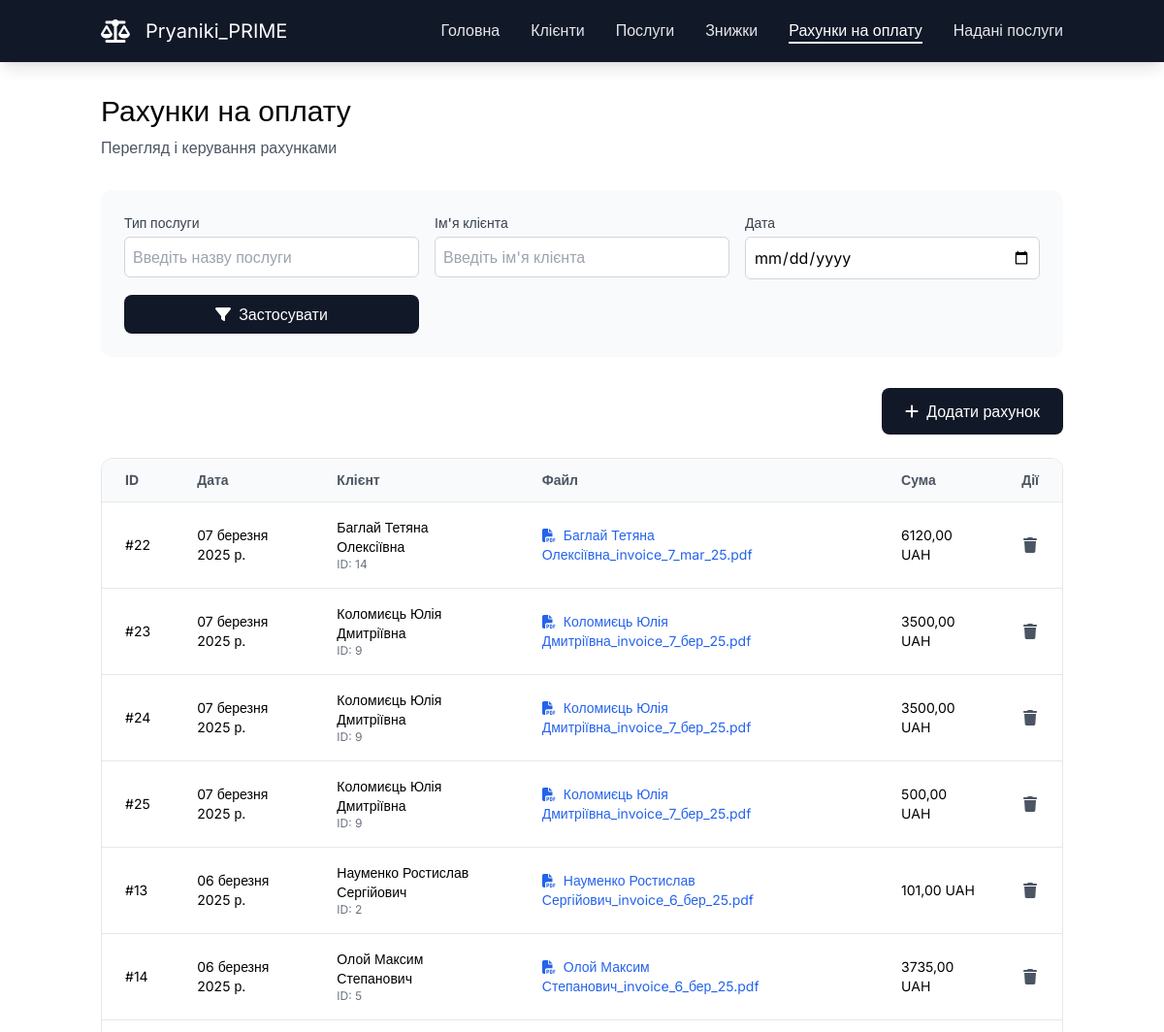
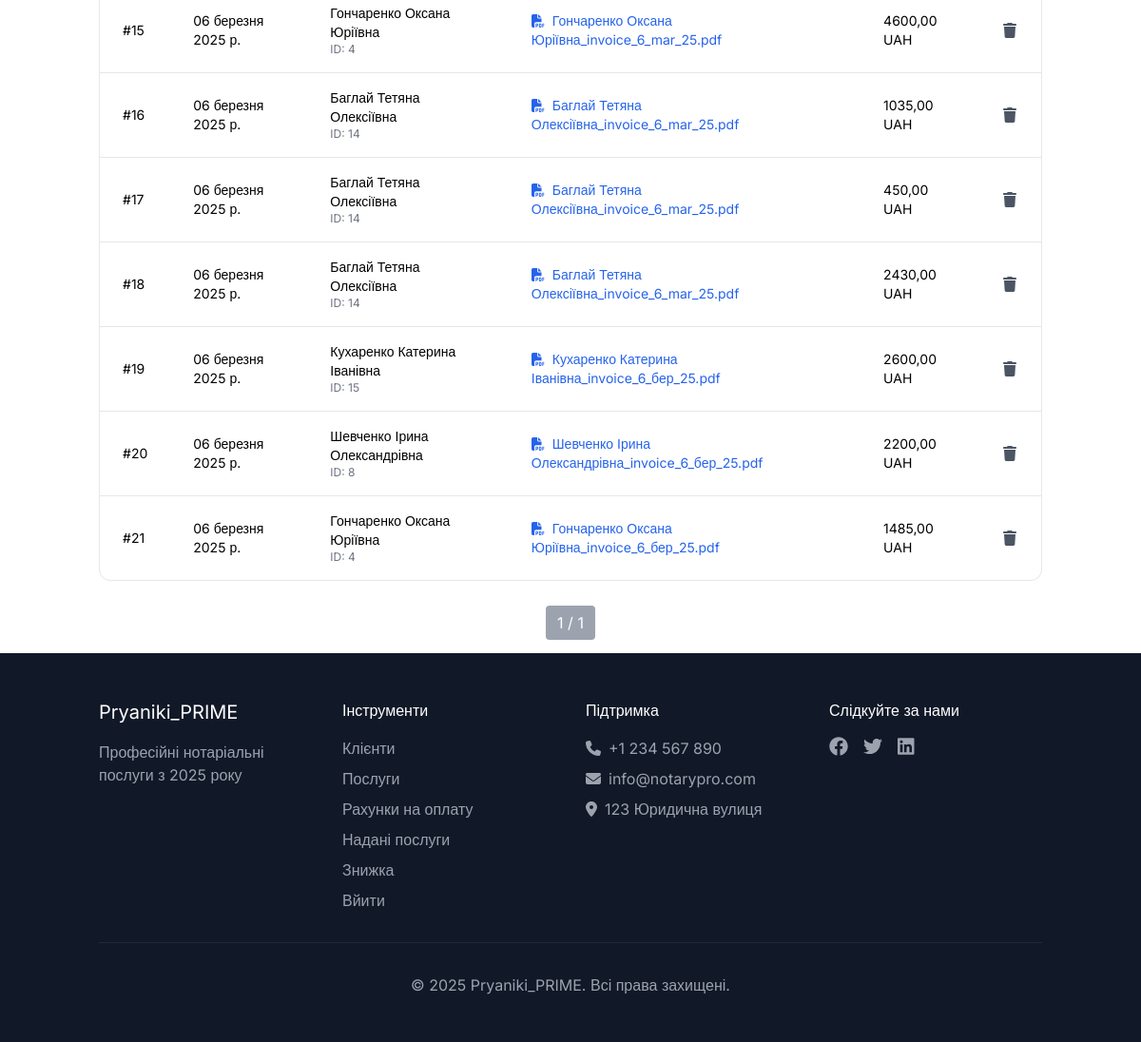
The page /invoices (signed in) on the database its author committed (2 pictures, top to bottom).
### RealAgency/models.py (models this page shows)
class Invoice(models.Model):
    client = models.ForeignKey(Client, on_delete=models.CASCADE)
    date = models.DateField()
    code = models.CharField(max_length=255)
    invoice_file_path = models.CharField(max_length=255)
    commission = models.IntegerField()
    discount = models.IntegerField()
    pdv = models.IntegerField()
    commission_amount_no_pdv = models.DecimalField(max_digits=19, decimal_places=2)
    services_total_no_pdv = models.DecimalField(max_digits=19, decimal_places=2)
    total_no_pdv = models.DecimalField(max_digits=19, decimal_places=2)
    total_pdv = models.DecimalField(max_digits=19, decimal_places=2)

class Client(models.Model):
    client_type = models.ForeignKey(ClientType, on_delete=models.CASCADE)
    name = models.CharField(max_length=255)
    address = models.CharField(max_length=255)
    phone = models.CharField(max_length=255)
    email = models.CharField(max_length=255)
    passport_id = models.CharField(max_length=255, null=True, blank=True)
    iin = models.CharField(max_length=255, null=True, blank=True)
    edrpou = models.CharField(max_length=255, null=True, blank=True)

### RealAgency/views.py (the view)
        def _wrapped_view(request, *args, **kwargs):
            if not request.user.is_authenticated:
                return redirect('login')
            if not any(group.name in roles for group in request.user.groups.all()):
                raise PermissionDenied("You are not permitted to perform this action.")
            return view_func(request, *args, **kwargs)

### RealAgency/views.py (called while the page is built)
def role_required(roles):
    def decorator(view_func):
        def _wrapped_view(request, *args, **kwargs):
            if not request.user.is_authenticated:
                return redirect('login')
            if not any(group.name in roles for group in request.user.groups.all()):
                raise PermissionDenied("You are not permitted to perform this action.")
            return view_func(request, *args, **kwargs)
        return _wrapped_view
    return decorator

@role_required(['Manager', 'Notary'])
def payments(request):
    payments_list = Invoice.objects.all().order_by('-date')  # Replace 'date_created' with the actual date field name
    user_groups = request.user.groups.values_list('name', flat=True)
    paginator = Paginator(payments_list, 15)
    page_number = request.GET.get('page')
    page_obj = paginator.get_page(page_number)
    return render(request, 'invoices/main.html', {'invoices': page_obj, 'user_groups': user_groups})

### templates/invoices/main.html (shortened to what this page needs)
{% extends "base.html" %}
{% block content %}
    <main id="main" class="pt-24">
        <div class="container mx-auto px-4">
            <div id="page-header" class="mb-8">
                <h1 class="text-3xl mb-2">Рахунки на оплату</h1>
                <p class="text-neutral-600">Перегляд і керування рахунками</p>
            </div>
            <div id="filters" class="bg-neutral-50 p-6 rounded-xl mb-8">
                <div class="grid grid-cols-3 gap-4">
                    <div class="relative">
                        <label for="service-search" class="block text-sm font-medium text-gray-700">Тип послуги</label>
                        <input type="text" id="service-search" class="mt-1 block w-full p-2 border border-gray-300 rounded-md"
                               placeholder="Введіть назву послуги">
                    </div>
                    <div class="relative">
                        <label for="client-search" class="block text-sm font-medium text-gray-700">Ім'я клієнта</label>
                        <input type="text" id="client-search" class="mt-1 block w-full p-2 border border-gray-300 rounded-md"
                               placeholder="Введіть ім'я клієнта">
                    </div>
                    <div>
                        <label for="date-filter" class="block text-sm font-medium text-gray-700">Дата</label>
                        <input type="date" id="date-filter" class="mt-1 block w-full p-2 border border-gray-300 rounded-md">
                    </div>
                    <div class="flex items-end">
                    <button id="apply-filters" class="w-full bg-neutral-900 text-white px-4 py-2 rounded-lg hover:bg-neutral-800">
                            <i class="fa-solid fa-filter mr-2"></i>Застосувати
                    </button>
                </div>
                </div>
            </div>
            <div id="add-invoice" class="flex justify-end mb-6">
                <button
                    {% if "Notary" in user_groups %} style="display:block;" {% else %} style="display:none;" {% endif %}
                    id="add-invoice-btn" class="bg-neutral-900 text-white px-6 py-3 rounded-lg hover:bg-neutral-800">
                    <i class="fa-solid fa-plus mr-2"></i>Додати рахунок
                </button>
            </div>
            <div id="transactions-table" class="bg-white rounded-xl border border-neutral-200 overflow-hidden">
                <table class="w-full">
                    <thead class="bg-neutral-50 border-b border-neutral-200">
                        <tr>
                            <th class="px-6 py-3 text-left text-sm text-neutral-600">ID</th>
                            <th class="px-6 py-3 text-left text-sm text-neutral-600">Дата</th>
                            <th class="px-6 py-3 text-left text-sm text-neutral-600">Клієнт</th>
                            <th class="px-6 py-3 text-left text-sm text-neutral-600">Файл</th>
                            <th class="px-6 py-3 text-left text-sm text-neutral-600">Сума</th>
                            <th class="px-6 py-3 text-center text-sm text-neutral-600"
                                {% if "Notary" in user_groups %} style="display:block;" {% else %} style="display:none;" {% endif %}>
                                Дії
                            </th>
                        </tr>
                    </thead>
                    <tbody class="divide-y divide-neutral-200">
                    {% for payment in invoices %}
                        <tr class="hover:bg-neutral-50">
                            <td class="px-6 py-4 text-sm">#{{ payment.id }}</td>
                            <td class="px-6 py-4 text-sm">{{ payment.date }}</td>
                            <td class="px-6 py-4">
                                <div class="flex items-center">
                                    <div>
                                        <div class="text-sm">{{ payment.client.name }}</div>
                                        <div class="text-xs text-neutral-500">ID: {{ payment.client.id }}</div>
                                    </div>
                                </div>
                            </td>
                            <td class="px-6 py-4 text-sm">
                                <a href="/generate_invoice/{{ payment.id }}/" target="_blank" class="text-blue-600 hover:underline">
                                    <i class="fa-solid fa-file-pdf mr-2"></i>{{ payment.invoice_file_path }}
                                </a>
                            </td>
                            <td class="px-6 py-4 text-sm">{{ payment.total_pdv }} UAH</td>
                            <td class="px-6 py-4">
                                <div class="flex justify-center space-x-3">
                                    <button
                                        {% if "Manager" in user_groups %} style="display:block;" {% else %} style="display:none;" {% endif %}
                                        class="text-neutral-600 hover:text-neutral-900"
                                        onclick="deletePayment({{ payment.id }})">
                                        <i class="fa-solid fa-trash"></i>
                                    </button>
                                </div>
                            </td>
                        </tr>
                    {% endfor %}
                    </tbody>
                </table>
            </div>
            <div class="flex justify-center mt-8">
                <div class="pagination">
                    <span class="px-3 py-2 bg-gray-400 text-white rounded mx-2">{{ invoices.number }} / {{ invoices.paginator.num_pages }}</span>
                </div>
            </div>
        </div>
    </main>
{% endblock %}

### templates/base.html (style rules this page uses)
* { font-family: "Inter", sans-serif; }

### rows shown on the page
Invoice: id "22", date "07 березня 2025 р.", client.name "Баглай Тетяна Олексіївна", client.id "14", invoice_file_path "Баглай Тетяна Олексіївна_invoice_7_mar_25.pdf", total_pdv "6120,00"
Invoice: id "23", date "07 березня 2025 р.", client.name "Коломиєць Юлія Дмитріївна", client.id "9", invoice_file_path "Коломиєць Юлія Дмитріївна_invoice_7_бер_25.pdf", total_pdv "3500,00"
Invoice: id "24", date "07 березня 2025 р.", client.name "Коломиєць Юлія Дмитріївна", client.id "9", invoice_file_path "Коломиєць Юлія Дмитріївна_invoice_7_бер_25.pdf", total_pdv "3500,00"
Invoice: id "25", date "07 березня 2025 р.", client.name "Коломиєць Юлія Дмитріївна", client.id "9", invoice_file_path "Коломиєць Юлія Дмитріївна_invoice_7_бер_25.pdf", total_pdv "500,00"
Invoice: id "13", date "06 березня 2025 р.", client.name "Науменко Ростислав Сергійович", client.id "2", invoice_file_path "Науменко Ростислав Сергійович_invoice_6_бер_25.pdf", total_pdv "101,00"
Invoice: id "14", date "06 березня 2025 р.", client.name "Олой Максим Степанович", client.id "5", invoice_file_path "Олой Максим Степанович_invoice_6_бер_25.pdf", total_pdv "3735,00"
Invoice: id "15", date "06 березня 2025 р.", client.name "Гончаренко Оксана Юріївна", client.id "4", invoice_file_path "Гончаренко Оксана Юріївна_invoice_6_mar_25.pdf", total_pdv "4600,00"
Invoice: id "16", date "06 березня 2025 р.", client.name "Баглай Тетяна Олексіївна", client.id "14", invoice_file_path "Баглай Тетяна Олексіївна_invoice_6_mar_25.pdf", total_pdv "1035,00"
Invoice: id "17", date "06 березня 2025 р.", client.name "Баглай Тетяна Олексіївна", client.id "14", invoice_file_path "Баглай Тетяна Олексіївна_invoice_6_mar_25.pdf", total_pdv "450,00"
Invoice: id "18", date "06 березня 2025 р.", client.name "Баглай Тетяна Олексіївна", client.id "14", invoice_file_path "Баглай Тетяна Олексіївна_invoice_6_mar_25.pdf", total_pdv "2430,00"
Invoice: id "19", date "06 березня 2025 р.", client.name "Кухаренко Катерина Іванівна", client.id "15", invoice_file_path "Кухаренко Катерина Іванівна_invoice_6_бер_25.pdf", total_pdv "2600,00"
Invoice: id "20", date "06 березня 2025 р.", client.name "Шевченко Ірина Олександрівна", client.id "8", invoice_file_path "Шевченко Ірина Олександрівна_invoice_6_бер_25.pdf", total_pdv "2200,00"
Invoice: id "21", date "06 березня 2025 р.", client.name "Гончаренко Оксана Юріївна", client.id "4", invoice_file_path "Гончаренко Оксана Юріївна_invoice_6_бер_25.pdf", total_pdv "1485,00"

### other values the page prints
{{ invoices.number }} "1"
{{ invoices.paginator.num_pages }} "1"
